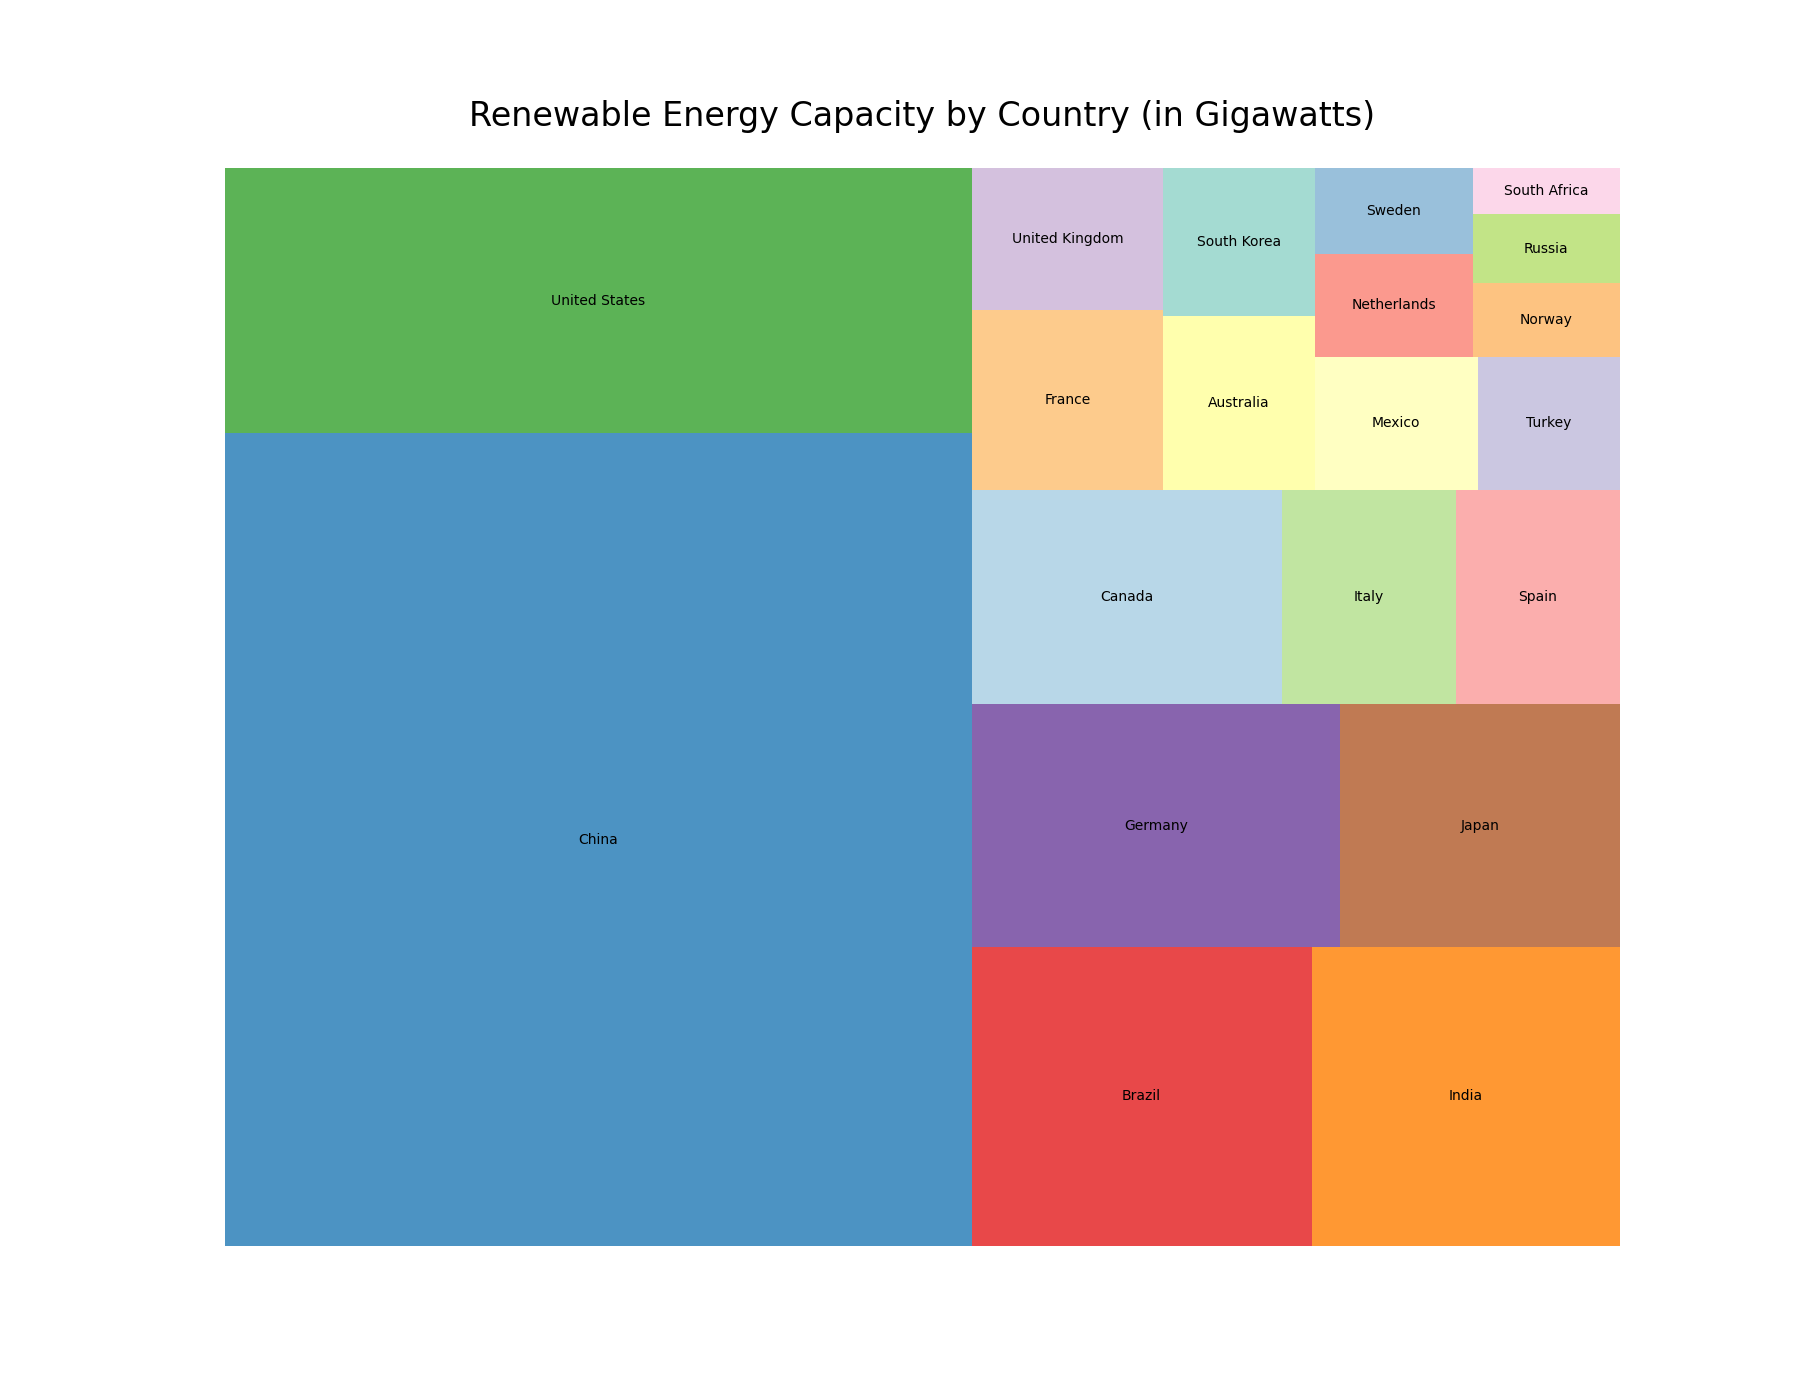

Generate this figure with Python:

import matplotlib.pyplot as plt
import squarify

# Data points
countries = ['China', 'United States', 'Brazil', 'India', 'Germany', 
             'Japan', 'Canada', 'Italy', 'Spain', 'France', 
             'United Kingdom', 'Australia', 'South Korea', 'Mexico', 
             'Turkey', 'Netherlands', 'Sweden', 'Norway', 'Russia', 'South Africa']
renewable_energy_capacity_gw = [895, 292, 150, 136, 132, 
                                100, 98, 55, 52, 51, 
                                40, 39, 33, 32, 28, 
                                24, 20, 16, 15, 10]
colors = ['#1f78b4', '#33a02c', '#e31a1c', '#ff7f00', '#6a3d9a', 
          '#b15928', '#a6cee3', '#b2df8a', '#fb9a99', '#fdbf6f', 
          '#cab2d6', '#ffff99', '#8dd3c7', '#ffffb3', '#bebada', 
          '#fb8072', '#80b1d3', '#fdb462', '#b3de69', '#fccde5']

# Plot Dimensions
plt.figure(figsize=(18, 14))

# Create a treemap
squarify.plot(sizes=renewable_energy_capacity_gw, label=countries, color=colors, alpha=0.8)

# Title
plt.title('Renewable Energy Capacity by Country (in Gigawatts)', fontsize=24, pad=30)

# Remove axes
plt.axis('off')

# Show plot
plt.show()
